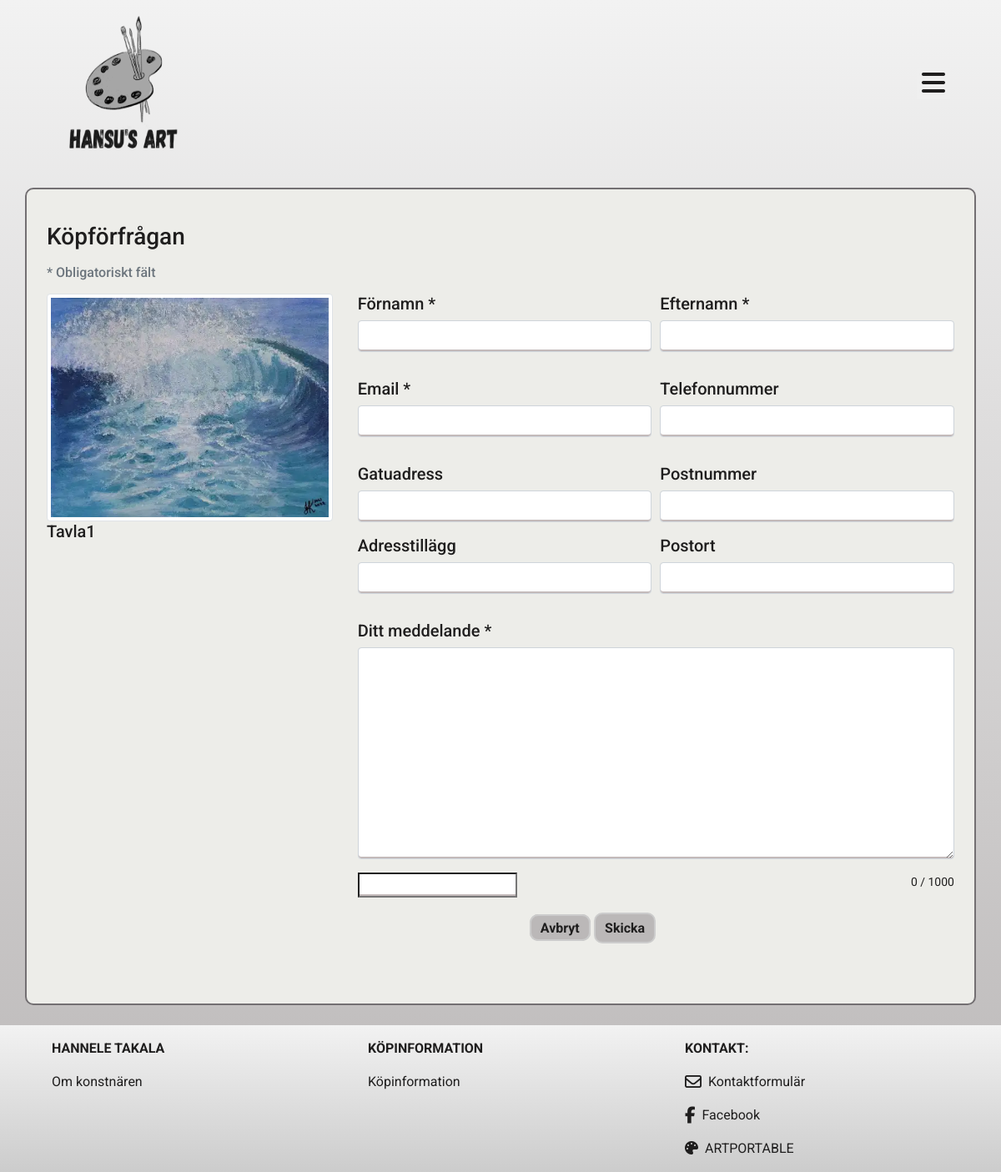
The page /inquiry/inquiry/1/ on the database its author committed.
### products/models.py (models this page shows)
class Product(models.Model):
    categories = models.ManyToManyField(Category)
    title = models.CharField(max_length=254, blank=False, null=False)
    width = models.CharField(max_length=254, blank=False, null=False)
    height = models.CharField(max_length=254, blank=False, null=False)
    description = models.CharField(max_length=254, blank=False, null=False)
    highlight = models.BooleanField(default=False)
    sold = models.BooleanField(default=False)
    image = models.ImageField(blank=False, null=False)
    image_url = models.URLField(max_length=1024, null=True, blank=True)
    def __str__(self):
        return self.title
    class Meta:
        ordering = ('title',)

### inquiry/views.py (the view)
# urls.py: path('inquiry/', include('inquiry.urls')),
def inquiry(request, product_id):
    product = get_object_or_404(Product, pk=product_id)
    if request.method == 'POST':
        form = InquiryForm(request.POST)
        if form.is_valid():
            print('form is valid')
            inquiry = form.save(commit=False)
            inquiry.product = product
            inquiry.save()
            first_name = form.cleaned_data.get('first_name')
            last_name = form.cleaned_data.get('last_name')
            email = form.cleaned_data.get('email')
            phone_number = form.cleaned_data.get('phone_number')
            street1 = form.cleaned_data.get('street1')
            street2 = form.cleaned_data.get('street2')
            postcode = form.cleaned_data.get('postcode')
            city = form.cleaned_data.get('city')
            message = form.cleaned_data.get('message')
            send_to = ['hannelesartwork@gmail.com',]
            html = render_to_string('inquiry/emails/inquiryform.html', {
                'first_name': first_name,
                'last_name': last_name,
                'email': email,
                'phone_number': phone_number,
                'street1': street1,
                'street2': street2,
                'postcode': postcode,
                'city': city,
                'message': message,
                'product': product,
            })
            send_mail('HannelesArt Köpförfrågan', 'Meddelande', 'claudiavomwalde@gmail.com', ['claudiavomwalde@gmail.com'], html_message=html)
            messages.info(request, 'Tack för ditt meddelande!')
            return redirect(reverse('product_detail', args=[product.id]))
        else:
            messages.error(request, 'Formuläret kunde inte sändes. Vänligen kontrollera att allt är ifyllt korrekt.')
            form = InquiryForm()
    else:
        form = InquiryForm()
    template = 'inquiry/inquiry.html'
    context = {
        'form': form,
        'product': product,
    }
    return render(request, template, context)

### inquiry/forms.py
class InquiryForm(forms.ModelForm):
    captcha = ReCaptchaField()
    class Meta:
        model = Inquiry
        fields = '__all__'
    def __init__(self, *args, **kwargs):
        super().__init__(*args, **kwargs)
        self.fields['first_name'].widget.attrs['autofocus'] = True
        for field in self.fields:
            self.fields[field].label = False

### inquiry/templates/inquiry/inquiry.html (shortened to what this page needs)
{% extends 'base.html' %}
{% load static %}
{% block content %}
<section>
    <div class="container inquiryform mx-auto my-4 p-4">
        <form action="{% url 'inquiry' product.id %}" method="POST" enctype="multipart/form-data">
            <h3 class="my-3">Köpförfrågan</h3>
            <h6 class="text-muted mb-3">* Obligatoriskt fält</h6>
            <div class="row">
                <div class="col-4">
                    <img loading="lazy" src="{{ product.image.url }}" alt="{{ product.title }}" class="img-thumbnail">
                    <h5>{{ product.title }}</h5>
                </div>
                <div class="col-8">
                    <fieldset>
                        <div class="form-row">
                            <div class="form-group col-md-6">
                                <h5>Förnamn *</h5>
                                {{ form.first_name|as_crispy_field }}
                            </div>
                            <div class="form-group col-md-6">
                                <h5>Efternamn *</h5>
                                {{ form.last_name|as_crispy_field }}
                            </div>
                        </div>
                        <div class="form-row">
                            <div class="form-group col-md-6">
                                <h5>Email *</h5>
                                {{ form.email|as_crispy_field }}
                            </div>
                            <div class="form-group col-md-6">
                                <h5>Telefonnummer</h5>
                                {{ form.phone_number|as_crispy_field }}
                            </div>
                        </div>
                    </fieldset>
                    <fieldset>
                        <div class="form-row">
                            <div class="form-group col-md-6">
                                <h5>Gatuadress</h5>
                                {{ form.street1|as_crispy_field }}
                                <h5>Adresstillägg</h5>
                                {{ form.street2|as_crispy_field }}
                            </div>
                            <div class="form-group col-md-6">
                                <h5>Postnummer</h5>
                                {{ form.postcode|as_crispy_field }}
                                <h5>Postort</h5>
                                {{ form.city|as_crispy_field }}
                            </div>
                        </div>
                    </fieldset>
                </div>
            </div>
            <div class="row">
                <div class="col-4">
                </div>
                <div class="col-md-8">
                    <fieldset>
                        <h5>Ditt meddelande *</h5>
                        {{ form.message|as_crispy_field }}
                        <div id="char-count" class="text-right col-12 col-lg-6 order-lg-last mb-5 mx-auto">
                            <span id="current">0</span>
                            <span id="maximum">/ 1000</span>
                        </div>
                        {{ form.captcha }}
                        <div class="float-right my-5">
                            <a class="btn_art" href="{% url 'product_detail' product.id %}">Avbryt</a>
                            <button id="submit-button" class="btn_art"
                                aria-label="Inquiry">Skicka</button>
                        </div>
                    </fieldset>
                </div>
            </div>
        </form>
    </div>
</section>
{% endblock %}

### static/css/base.css (style rules this page uses)
:root { --primary: #F2F2F2; }
html { height: 100%; box-sizing: border-box; }
body { color: #1f1e1e !important; background-image: linear-gradient(#f2f2f2, #BBB8B8); background-size: cover; background-repeat: no-repeat; background-attachment: fixed; font-family: "Roboto", sans-serif !important; font-size: 1rem; font-weight: 400; font-style: normal; min-height: 100%; display: flex; flex-direction: column; position: relative; margin: 0; box-sizing: inherit; }
i, p, a { color: #1f1e1e !important; }
h1, h2, h3, h4 { color: #1f1e1e !important; }
button { border: none; }
.btn_art { background-color: #bbb8b8; border: 2px solid #cccccc; border-radius: 10px; color: #1f1e1e; font-family: 'Roboto', sans-serif; padding: 0.3em 0.7em; font-size: 1rem; font-weight: 700; vertical-align: middle; text-decoration: none; transition: color .15s ease-in-out, background-color .15s ease-in-out, border-color .15s ease-in-out, box-shadow .15s ease-in-out; }
#char-count { float: right; padding: 0.1rem 0 0 0; font-size: 0.875rem; }
.form-control { font-size: 1rem !important; }
.inquiryform { background-color: #EDEDE9; border-radius: 10px; border: 2px solid #736F72; }
[contenteditable].form-control,[type=email].form-control,[type=password].form-control,[type=tel].form-control,[type=text].form-control,input.form-control,input[type=email],input[type=number],input[type=password],input[type=text],textarea,textarea.form-control { box-shadow: inset 0 -2px 0 #c3baba; transition: box-shadow .2s }

### rows shown on the page
Product: image (picture), title "Tavla1"
